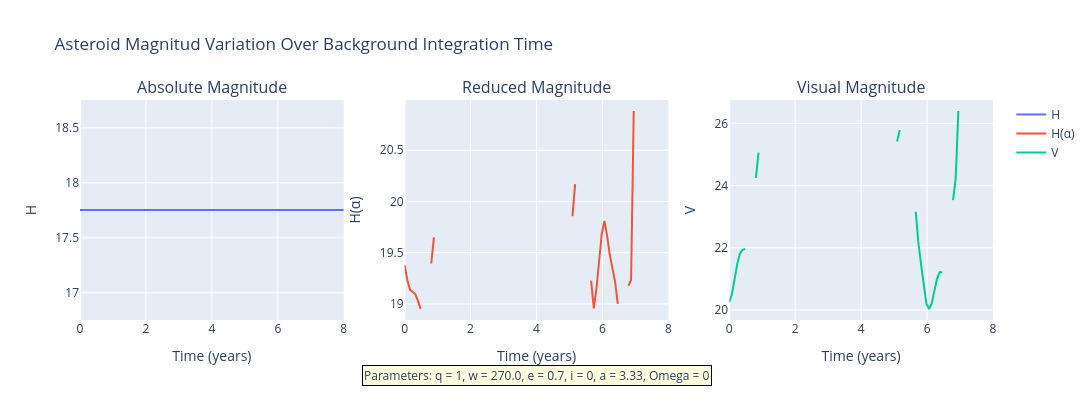

Write notebook code for a chart like this one.
### Code cell
x = times/year
y1 = H_absolute
y2 = H_reducido
y3 = mag_visual

titles = ['Absolute Magnitude', 'Reduced Magnitude', 'Visual Magnitude']
x_labels = ['Time (years)', 'Time (years)', 'Time (years)']
y_labels = ['H', 'H(α)', 'V']

annotation_text = f"Parameters: q = {q}, w = {w/deg}, e = {e}, i = {inc}, a = {np.round(a, 2)}, Omega = {Omega}"

fig = make_subplots(rows=1, cols=3, subplot_titles=titles)

# Agregar trazas de línea
fig.add_trace(go.Scatter(x=x, y=y1, mode='lines', name='H'), row=1, col=1)
fig.add_trace(go.Scatter(x=x, y=y2, mode='lines', name='H(α)'), row=1, col=2)
fig.add_trace(go.Scatter(x=x, y=y3, mode='lines', name='V'), row=1, col=3)

# Etiquetas de ejes
fig.update_xaxes(title_text=x_labels[0], row=1, col=1)
fig.update_xaxes(title_text=x_labels[1], row=1, col=2)
fig.update_xaxes(title_text=x_labels[2], row=1, col=3)

fig.update_yaxes(title_text=y_labels[0], row=1, col=1)
fig.update_yaxes(title_text=y_labels[1], row=1, col=2)
fig.update_yaxes(title_text=y_labels[2], row=1, col=3)

# Agregar caja de texto (annotation)
fig.add_annotation(
    text=annotation_text,
    xref="paper", yref="paper",
    x=0.5, y=-0.3,
    showarrow=False,
    align='left',
    bordercolor="black",
    borderwidth=1,
    bgcolor="lightyellow",
    font=dict(size=12)
)

fig.update_layout(
    height=400,
    width=1150,
    title_text="Asteroid Magnitud Variation Over Background Integration Time"
)

fig.show()

### Figure 1 — Plotly figure (JSON) as saved in the notebook; plotly's stock layout.template omitted (floating-point values rounded to 4 significant figures)
{"data": [{"mode": "lines", "name": "H", "type": "scatter", "x": [0.0, 0.08081, 0.1616, 0.2424, 0.3232, 0.404, 0.4848, 0.5657, 0.6465, 0.7273, 0.8081, 0.8889, 0.9697, 1.051, 1.131, 1.212, 1.293, 1.374, 1.455, 1.535, 1.616, 1.697, 1.778, 1.859, 1.939, 2.02, 2.101, 2.182, 2.263, 2.343, 2.424, 2.505, 2.586, 2.667, 2.747, 2.828, 2.909, 2.99, 3.071, 3.152, 3.232, 3.313, 3.394, 3.475, 3.556, 3.636, 3.717, 3.798, 3.879, 3.96, 4.04, 4.121, 4.202, 4.283, 4.364, 4.444, 4.525, 4.606, 4.687, 4.768, 4.848, 4.929, 5.01, 5.091, 5.172, 5.253, 5.333, 5.414, 5.495, 5.576, 5.657, 5.737, 5.818, 5.899, 5.98, 6.061, 6.141, 6.222, 6.303, 6.384, 6.465, 6.545, 6.626, 6.707, 6.788, 6.869, 6.949, 7.03, 7.111, 7.192, 7.273, 7.354, 7.434, 7.515, 7.596, 7.677, 7.758, 7.838, 7.919, 8.0], "xaxis": "x", "y": [17.75, 17.75, 17.75, 17.75, 17.75, 17.75, 17.75, 17.75, 17.75, 17.75, 17.75, 17.75, 17.75, 17.75, 17.75, 17.75, 17.75, 17.75, 17.75, 17.75, 17.75, 17.75, 17.75, 17.75, 17.75, 17.75, 17.75, 17.75, 17.75, 17.75, 17.75, 17.75, 17.75, 17.75, 17.75, 17.75, 17.75, 17.75, 17.75, 17.75, 17.75, 17.75, 17.75, 17.75, 17.75, 17.75, 17.75, 17.75, 17.75, 17.75, 17.75, 17.75, 17.75, 17.75, 17.75, 17.75, 17.75, 17.75, 17.75, 17.75, 17.75, 17.75, 17.75, 17.75, 17.75, 17.75, 17.75, 17.75, 17.75, 17.75, 17.75, 17.75, 17.75, 17.75, 17.75, 17.75, 17.75, 17.75, 17.75, 17.75, 17.75, 17.75, 17.75, 17.75, 17.75, 17.75, 17.75, 17.75, 17.75, 17.75, 17.75, 17.75, 17.75, 17.75, 17.75, 17.75, 17.75, 17.75, 17.75, 17.75], "yaxis": "y"}, {"mode": "lines", "name": "H(α)", "type": "scatter", "x": [0.0, 0.08081, 0.1616, 0.2424, 0.3232, 0.404, 0.4848, 0.5657, 0.6465, 0.7273, 0.8081, 0.8889, 0.9697, 1.051, 1.131, 1.212, 1.293, 1.374, 1.455, 1.535, 1.616, 1.697, 1.778, 1.859, 1.939, 2.02, 2.101, 2.182, 2.263, 2.343, 2.424, 2.505, 2.586, 2.667, 2.747, 2.828, 2.909, 2.99, 3.071, 3.152, 3.232, 3.313, 3.394, 3.475, 3.556, 3.636, 3.717, 3.798, 3.879, 3.96, 4.04, 4.121, 4.202, 4.283, 4.364, 4.444, 4.525, 4.606, 4.687, 4.768, 4.848, 4.929, 5.01, 5.091, 5.172, 5.253, 5.333, 5.414, 5.495, 5.576, 5.657, 5.737, 5.818, 5.899, 5.98, 6.061, 6.141, 6.222, 6.303, 6.384, 6.465, 6.545, 6.626, 6.707, 6.788, 6.869, 6.949, 7.03, 7.111, 7.192, 7.273, 7.354, 7.434, 7.515, 7.596, 7.677, 7.758, 7.838, 7.919, 8.0], "xaxis": "x2", "y": [19.38, 19.23, 19.14, 19.11, 19.1, 19.03, 18.95, NaN, NaN, NaN, 19.39, 19.65, NaN, NaN, NaN, NaN, NaN, NaN, NaN, NaN, NaN, NaN, NaN, NaN, NaN, NaN, NaN, NaN, NaN, NaN, NaN, NaN, NaN, NaN, NaN, NaN, NaN, NaN, NaN, NaN, NaN, NaN, NaN, NaN, NaN, NaN, NaN, NaN, NaN, NaN, NaN, NaN, NaN, NaN, NaN, NaN, NaN, NaN, NaN, NaN, NaN, NaN, NaN, 19.86, 20.17, NaN, NaN, NaN, NaN, NaN, 19.23, 18.96, 19.15, 19.41, 19.69, 19.81, 19.67, 19.48, 19.35, 19.22, 19.0, NaN, NaN, NaN, 19.18, 19.23, 20.88, NaN, NaN, NaN, NaN, NaN, NaN, NaN, NaN, NaN, NaN, NaN, NaN, NaN], "yaxis": "y2"}, {"mode": "lines", "name": "V", "type": "scatter", "x": [0.0, 0.08081, 0.1616, 0.2424, 0.3232, 0.404, 0.4848, 0.5657, 0.6465, 0.7273, 0.8081, 0.8889, 0.9697, 1.051, 1.131, 1.212, 1.293, 1.374, 1.455, 1.535, 1.616, 1.697, 1.778, 1.859, 1.939, 2.02, 2.101, 2.182, 2.263, 2.343, 2.424, 2.505, 2.586, 2.667, 2.747, 2.828, 2.909, 2.99, 3.071, 3.152, 3.232, 3.313, 3.394, 3.475, 3.556, 3.636, 3.717, 3.798, 3.879, 3.96, 4.04, 4.121, 4.202, 4.283, 4.364, 4.444, 4.525, 4.606, 4.687, 4.768, 4.848, 4.929, 5.01, 5.091, 5.172, 5.253, 5.333, 5.414, 5.495, 5.576, 5.657, 5.737, 5.818, 5.899, 5.98, 6.061, 6.141, 6.222, 6.303, 6.384, 6.465, 6.545, 6.626, 6.707, 6.788, 6.869, 6.949, 7.03, 7.111, 7.192, 7.273, 7.354, 7.434, 7.515, 7.596, 7.677, 7.758, 7.838, 7.919, 8.0], "xaxis": "x3", "y": [20.25, 20.5, 20.99, 21.48, 21.81, 21.94, 21.96, NaN, NaN, NaN, 24.24, 25.06, NaN, NaN, NaN, NaN, NaN, NaN, NaN, NaN, NaN, NaN, NaN, NaN, NaN, NaN, NaN, NaN, NaN, NaN, NaN, NaN, NaN, NaN, NaN, NaN, NaN, NaN, NaN, NaN, NaN, NaN, NaN, NaN, NaN, NaN, NaN, NaN, NaN, NaN, NaN, NaN, NaN, NaN, NaN, NaN, NaN, NaN, NaN, NaN, NaN, NaN, NaN, 25.42, 25.78, NaN, NaN, NaN, NaN, NaN, 23.16, 22.16, 21.47, 20.75, 20.2, 20.03, 20.21, 20.61, 21.01, 21.22, 21.21, NaN, NaN, NaN, 23.53, 24.23, 26.4, NaN, NaN, NaN, NaN, NaN, NaN, NaN, NaN, NaN, NaN, NaN, NaN, NaN], "yaxis": "y3"}], "layout": {"annotations": [{"font": {"size": 16}, "showarrow": false, "text": "Absolute Magnitude", "x": 0.1444, "xanchor": "center", "xref": "paper", "y": 1, "yanchor": "bottom", "yref": "paper"}, {"font": {"size": 16}, "showarrow": false, "text": "Reduced Magnitude", "x": 0.5, "xanchor": "center", "xref": "paper", "y": 1, "yanchor": "bottom", "yref": "paper"}, {"font": {"size": 16}, "showarrow": false, "text": "Visual Magnitude", "x": 0.8556, "xanchor": "center", "xref": "paper", "y": 1, "yanchor": "bottom", "yref": "paper"}, {"align": "left", "bgcolor": "lightyellow", "bordercolor": "black", "borderwidth": 1, "font": {"size": 12}, "showarrow": false, "text": "Parameters: q = 1, w = 270.0, e = 0.7, i = 0, a = 3.33, Omega = 0", "x": 0.5, "xref": "paper", "y": -0.3, "yref": "paper"}], "height": 400, "title": {"text": "Asteroid Magnitud Variation Over Background Integration Time"}, "width": 1150, "xaxis": {"anchor": "y", "domain": [0, 0.2889], "title": {"text": "Time (years)"}}, "xaxis2": {"anchor": "y2", "domain": [0.3556, 0.6444], "title": {"text": "Time (years)"}}, "xaxis3": {"anchor": "y3", "domain": [0.7111, 1], "title": {"text": "Time (years)"}}, "yaxis": {"anchor": "x", "domain": [0, 1], "title": {"text": "H"}}, "yaxis2": {"anchor": "x2", "domain": [0, 1], "title": {"text": "H(α)"}}, "yaxis3": {"anchor": "x3", "domain": [0, 1], "title": {"text": "V"}}}}
